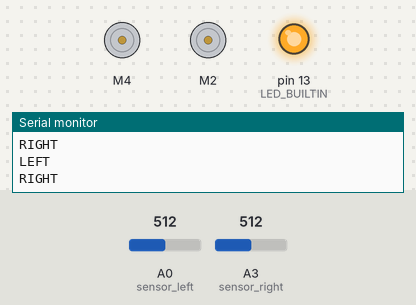
Simulated run of this sketch. Board: Arduino Uno, built with avr-gcc and run on an emulated ATmega328P. Shown: 2 × DC motor (green arrow = forward, orange = backward, longer = faster), output pins drawn as LEDs (lit = HIGH), the last lines printed to the serial monitor. Inputs (shaded band) come from the test bench; at power-on: A3 (sensor_right) = 512, A0 (sensor_left) = 512.

Above: at 1.2 s.
1.3 s: A3 (sensor_right) set to 412
4.3 s: A3 (sensor_right) set to 388
At 4.47 s:
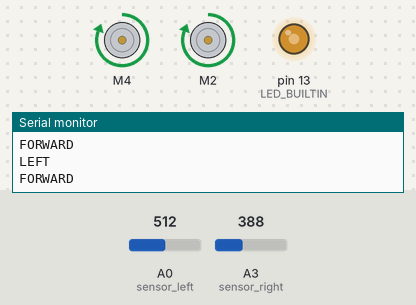
7.3 s: A3 (sensor_right) set to 410
At 8.5 s:
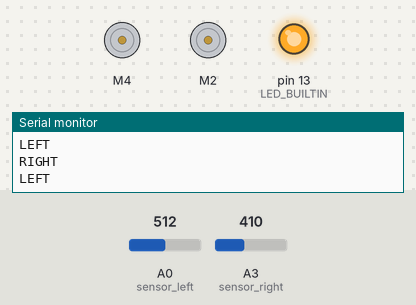
8.8 s: A0 (sensor_left) set to 417
11.8 s: A0 (sensor_left) set to 383
Timing chart, 0 to 14.8 s (numbered marks = the images above; inputs shaded):
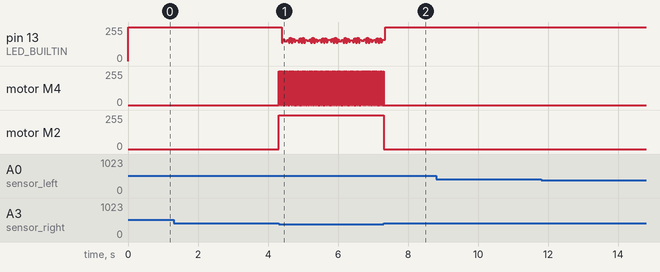

Measured:
- the behaviour switches between 401 and 400 on A3 (sensor_right) (found by bisection; images 0 and 1)
- after the input at 4.3 s, motor M4: alternates forward 255/255 for 0.02 s and stopped for 0.02 s, starting at once; motor M2: stopped → forward 255/255 at once
- after the input at 7.3 s, motor M4: goes on until 7.3 s, then stays stopped; motor M2: forward 255/255 → stopped at once

The sketch:

LFR_trial_code.ino
```cpp
//  Define Motors
#define motor_left 4
#define motor_right 2

// Define sensors
#define sensor_left A0
#define sensor_right A3

//Include Adafruit Motor Shield Library
#include <AFMotor.h>

// create class of Adafruit Motor Shield
// Define motors on the motorcontroller shield
AF_DCMotor left_motor(motor_left, MOTOR34_8KHZ);
AF_DCMotor right_motor(motor_right,MOTOR12_8KHZ);

void setup() {
  Serial.begin(9600);

  //Defining Sensor pins to be input
  pinMode(sensor_left, INPUT);
  pinMode(sensor_right, INPUT);

  //Defining builtin LED to indicate a GO
  pinMode(LED_BUILTIN, OUTPUT);

  //  Defining Motor Speeds
  left_motor.setSpeed(255);
  right_motor.setSpeed(255);
}

void loop() {
  if (analogRead(sensor_left) > 400)  {
    left_motor.run(RELEASE);
    Serial.println("LEFT");
    digitalWrite(LED_BUILTIN, HIGH);
  }

  if (analogRead(sensor_right) > 400) {
    right_motor.run(RELEASE);
    Serial.println("RIGHT");
    digitalWrite(LED_BUILTIN, HIGH);

  }

  else  {
    left_motor.run(FORWARD);
    right_motor.run(FORWARD);
    Serial.println("FORWARD");
    digitalWrite(LED_BUILTIN, LOW);
  }

}
```
